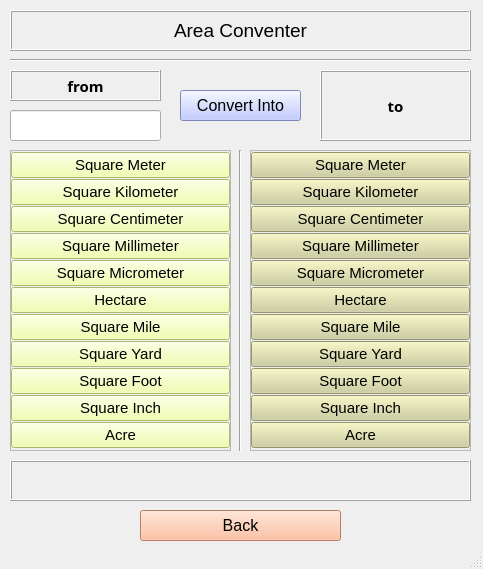
<?xml version="1.0" encoding="UTF-8"?>
<ui version="4.0">
 <class>Area_window</class>
 <widget class="QMainWindow" name="Area_window">
  <property name="geometry">
   <rect>
    <x>0</x>
    <y>0</y>
    <width>483</width>
    <height>569</height>
   </rect>
  </property>
  <property name="windowTitle">
   <string>MainWindow</string>
  </property>
  <widget class="QWidget" name="centralwidget">
   <widget class="QLabel" name="area_label">
    <property name="geometry">
     <rect>
      <x>10</x>
      <y>10</y>
      <width>461</width>
      <height>41</height>
     </rect>
    </property>
    <property name="font">
     <font>
      <pointsize>14</pointsize>
     </font>
    </property>
    <property name="frameShape">
     <enum>QFrame::Box</enum>
    </property>
    <property name="frameShadow">
     <enum>QFrame::Raised</enum>
    </property>
    <property name="text">
     <string>Area Conventer</string>
    </property>
    <property name="alignment">
     <set>Qt::AlignCenter</set>
    </property>
   </widget>
   <widget class="QLabel" name="from_label">
    <property name="geometry">
     <rect>
      <x>10</x>
      <y>70</y>
      <width>151</width>
      <height>31</height>
     </rect>
    </property>
    <property name="font">
     <font>
      <family>Microsoft Tai Le</family>
      <pointsize>11</pointsize>
      <weight>75</weight>
      <bold>true</bold>
     </font>
    </property>
    <property name="frameShape">
     <enum>QFrame::Box</enum>
    </property>
    <property name="frameShadow">
     <enum>QFrame::Raised</enum>
    </property>
    <property name="text">
     <string>from</string>
    </property>
    <property name="alignment">
     <set>Qt::AlignCenter</set>
    </property>
    <property name="wordWrap">
     <bool>true</bool>
    </property>
   </widget>
   <widget class="QLabel" name="to_label">
    <property name="geometry">
     <rect>
      <x>320</x>
      <y>70</y>
      <width>151</width>
      <height>71</height>
     </rect>
    </property>
    <property name="font">
     <font>
      <family>Microsoft Tai Le</family>
      <pointsize>11</pointsize>
      <weight>75</weight>
      <bold>true</bold>
     </font>
    </property>
    <property name="frameShape">
     <enum>QFrame::Box</enum>
    </property>
    <property name="frameShadow">
     <enum>QFrame::Raised</enum>
    </property>
    <property name="text">
     <string>to</string>
    </property>
    <property name="alignment">
     <set>Qt::AlignCenter</set>
    </property>
    <property name="wordWrap">
     <bool>true</bool>
    </property>
   </widget>
   <widget class="QPushButton" name="convert_button">
    <property name="geometry">
     <rect>
      <x>180</x>
      <y>90</y>
      <width>121</width>
      <height>31</height>
     </rect>
    </property>
    <property name="font">
     <font>
      <pointsize>12</pointsize>
     </font>
    </property>
    <property name="styleSheet">
     <string notr="true">background-color: rgb(176, 187, 255);</string>
    </property>
    <property name="text">
     <string>Convert Into</string>
    </property>
   </widget>
   <widget class="Line" name="line_1">
    <property name="geometry">
     <rect>
      <x>10</x>
      <y>50</y>
      <width>461</width>
      <height>21</height>
     </rect>
    </property>
    <property name="orientation">
     <enum>Qt::Horizontal</enum>
    </property>
   </widget>
   <widget class="Line" name="line_2">
    <property name="geometry">
     <rect>
      <x>230</x>
      <y>150</y>
      <width>20</width>
      <height>301</height>
     </rect>
    </property>
    <property name="orientation">
     <enum>Qt::Vertical</enum>
    </property>
   </widget>
   <widget class="QLineEdit" name="value_line">
    <property name="geometry">
     <rect>
      <x>10</x>
      <y>110</y>
      <width>151</width>
      <height>31</height>
     </rect>
    </property>
    <property name="font">
     <font>
      <pointsize>11</pointsize>
     </font>
    </property>
    <property name="alignment">
     <set>Qt::AlignCenter</set>
    </property>
   </widget>
   <widget class="QLabel" name="answer_label">
    <property name="geometry">
     <rect>
      <x>10</x>
      <y>460</y>
      <width>461</width>
      <height>41</height>
     </rect>
    </property>
    <property name="font">
     <font>
      <pointsize>11</pointsize>
     </font>
    </property>
    <property name="frameShape">
     <enum>QFrame::Box</enum>
    </property>
    <property name="frameShadow">
     <enum>QFrame::Raised</enum>
    </property>
    <property name="text">
     <string/>
    </property>
    <property name="alignment">
     <set>Qt::AlignCenter</set>
    </property>
    <property name="wordWrap">
     <bool>true</bool>
    </property>
   </widget>
   <widget class="QPushButton" name="back_button">
    <property name="geometry">
     <rect>
      <x>140</x>
      <y>510</y>
      <width>201</width>
      <height>31</height>
     </rect>
    </property>
    <property name="font">
     <font>
      <pointsize>12</pointsize>
     </font>
    </property>
    <property name="styleSheet">
     <string notr="true">background-color: rgb(255, 177, 138);</string>
    </property>
    <property name="text">
     <string>Back</string>
    </property>
   </widget>
   <widget class="QFrame" name="frame_1">
    <property name="geometry">
     <rect>
      <x>10</x>
      <y>150</y>
      <width>221</width>
      <height>301</height>
     </rect>
    </property>
    <property name="frameShape">
     <enum>QFrame::StyledPanel</enum>
    </property>
    <property name="frameShadow">
     <enum>QFrame::Raised</enum>
    </property>
    <layout class="QVBoxLayout" name="verticalLayout">
     <property name="spacing">
      <number>0</number>
     </property>
     <property name="leftMargin">
      <number>0</number>
     </property>
     <property name="topMargin">
      <number>0</number>
     </property>
     <property name="rightMargin">
      <number>0</number>
     </property>
     <property name="bottomMargin">
      <number>0</number>
     </property>
     <item>
      <widget class="QPushButton" name="meter_button">
       <property name="font">
        <font>
         <pointsize>11</pointsize>
        </font>
       </property>
       <property name="styleSheet">
        <string notr="true">background-color: rgb(239, 255, 155);</string>
       </property>
       <property name="text">
        <string>Square Meter</string>
       </property>
      </widget>
     </item>
     <item>
      <widget class="QPushButton" name="km_button">
       <property name="font">
        <font>
         <pointsize>11</pointsize>
        </font>
       </property>
       <property name="styleSheet">
        <string notr="true">background-color: rgb(239, 255, 155);</string>
       </property>
       <property name="text">
        <string>Square Kilometer</string>
       </property>
      </widget>
     </item>
     <item>
      <widget class="QPushButton" name="cm_button">
       <property name="font">
        <font>
         <pointsize>11</pointsize>
        </font>
       </property>
       <property name="styleSheet">
        <string notr="true">background-color: rgb(239, 255, 155);</string>
       </property>
       <property name="text">
        <string>Square Centimeter</string>
       </property>
      </widget>
     </item>
     <item>
      <widget class="QPushButton" name="mili_button">
       <property name="font">
        <font>
         <pointsize>11</pointsize>
        </font>
       </property>
       <property name="styleSheet">
        <string notr="true">background-color: rgb(239, 255, 155);</string>
       </property>
       <property name="text">
        <string>Square Millimeter</string>
       </property>
      </widget>
     </item>
     <item>
      <widget class="QPushButton" name="micro_button">
       <property name="font">
        <font>
         <pointsize>11</pointsize>
        </font>
       </property>
       <property name="styleSheet">
        <string notr="true">background-color: rgb(239, 255, 155);</string>
       </property>
       <property name="text">
        <string>Square Micrometer</string>
       </property>
      </widget>
     </item>
     <item>
      <widget class="QPushButton" name="hect_button">
       <property name="font">
        <font>
         <pointsize>11</pointsize>
        </font>
       </property>
       <property name="styleSheet">
        <string notr="true">background-color: rgb(239, 255, 155);</string>
       </property>
       <property name="text">
        <string>Hectare</string>
       </property>
      </widget>
     </item>
     <item>
      <widget class="QPushButton" name="mile_button">
       <property name="font">
        <font>
         <pointsize>11</pointsize>
        </font>
       </property>
       <property name="styleSheet">
        <string notr="true">background-color: rgb(239, 255, 155);</string>
       </property>
       <property name="text">
        <string>Square Mile</string>
       </property>
      </widget>
     </item>
     <item>
      <widget class="QPushButton" name="yard_button">
       <property name="font">
        <font>
         <pointsize>11</pointsize>
        </font>
       </property>
       <property name="styleSheet">
        <string notr="true">background-color: rgb(239, 255, 155);</string>
       </property>
       <property name="text">
        <string>Square Yard</string>
       </property>
      </widget>
     </item>
     <item>
      <widget class="QPushButton" name="foot_button">
       <property name="font">
        <font>
         <pointsize>11</pointsize>
        </font>
       </property>
       <property name="styleSheet">
        <string notr="true">background-color: rgb(239, 255, 155);</string>
       </property>
       <property name="text">
        <string>Square Foot</string>
       </property>
      </widget>
     </item>
     <item>
      <widget class="QPushButton" name="inch_button">
       <property name="font">
        <font>
         <pointsize>11</pointsize>
        </font>
       </property>
       <property name="styleSheet">
        <string notr="true">background-color: rgb(239, 255, 155);</string>
       </property>
       <property name="text">
        <string>Square Inch</string>
       </property>
      </widget>
     </item>
     <item>
      <widget class="QPushButton" name="acre_button">
       <property name="font">
        <font>
         <pointsize>11</pointsize>
        </font>
       </property>
       <property name="styleSheet">
        <string notr="true">background-color: rgb(239, 255, 155);</string>
       </property>
       <property name="text">
        <string>Acre</string>
       </property>
      </widget>
     </item>
    </layout>
   </widget>
   <widget class="QFrame" name="frame_2">
    <property name="geometry">
     <rect>
      <x>250</x>
      <y>150</y>
      <width>221</width>
      <height>301</height>
     </rect>
    </property>
    <property name="frameShape">
     <enum>QFrame::StyledPanel</enum>
    </property>
    <property name="frameShadow">
     <enum>QFrame::Raised</enum>
    </property>
    <layout class="QVBoxLayout" name="verticalLayout_2">
     <property name="spacing">
      <number>0</number>
     </property>
     <property name="leftMargin">
      <number>0</number>
     </property>
     <property name="topMargin">
      <number>0</number>
     </property>
     <property name="rightMargin">
      <number>0</number>
     </property>
     <property name="bottomMargin">
      <number>0</number>
     </property>
     <item>
      <widget class="QPushButton" name="meter_button_2">
       <property name="font">
        <font>
         <pointsize>11</pointsize>
        </font>
       </property>
       <property name="styleSheet">
        <string notr="true">background-color: rgb(206, 206, 154);</string>
       </property>
       <property name="text">
        <string>Square Meter</string>
       </property>
      </widget>
     </item>
     <item>
      <widget class="QPushButton" name="km_button_2">
       <property name="font">
        <font>
         <pointsize>11</pointsize>
        </font>
       </property>
       <property name="styleSheet">
        <string notr="true">background-color: rgb(206, 206, 154);</string>
       </property>
       <property name="text">
        <string>Square Kilometer</string>
       </property>
      </widget>
     </item>
     <item>
      <widget class="QPushButton" name="cm_button_2">
       <property name="font">
        <font>
         <pointsize>11</pointsize>
        </font>
       </property>
       <property name="styleSheet">
        <string notr="true">background-color: rgb(206, 206, 154);
</string>
       </property>
       <property name="text">
        <string>Square Centimeter</string>
       </property>
      </widget>
     </item>
     <item>
      <widget class="QPushButton" name="mili_button_2">
       <property name="font">
        <font>
         <pointsize>11</pointsize>
        </font>
       </property>
       <property name="styleSheet">
        <string notr="true">background-color: rgb(206, 206, 154);</string>
       </property>
       <property name="text">
        <string>Square Millimeter</string>
       </property>
      </widget>
     </item>
     <item>
      <widget class="QPushButton" name="micro_button_2">
       <property name="font">
        <font>
         <pointsize>11</pointsize>
        </font>
       </property>
       <property name="styleSheet">
        <string notr="true">background-color: rgb(206, 206, 154);</string>
       </property>
       <property name="text">
        <string>Square Micrometer</string>
       </property>
      </widget>
     </item>
     <item>
      <widget class="QPushButton" name="hect_button_2">
       <property name="font">
        <font>
         <pointsize>11</pointsize>
        </font>
       </property>
       <property name="styleSheet">
        <string notr="true">background-color: rgb(206, 206, 154);</string>
       </property>
       <property name="text">
        <string>Hectare</string>
       </property>
      </widget>
     </item>
     <item>
      <widget class="QPushButton" name="mile_button_2">
       <property name="font">
        <font>
         <pointsize>11</pointsize>
        </font>
       </property>
       <property name="styleSheet">
        <string notr="true">background-color: rgb(206, 206, 154);</string>
       </property>
       <property name="text">
        <string>Square Mile</string>
       </property>
      </widget>
     </item>
     <item>
      <widget class="QPushButton" name="yard_button_2">
       <property name="font">
        <font>
         <pointsize>11</pointsize>
        </font>
       </property>
       <property name="styleSheet">
        <string notr="true">background-color: rgb(206, 206, 154);</string>
       </property>
       <property name="text">
        <string>Square Yard</string>
       </property>
      </widget>
     </item>
     <item>
      <widget class="QPushButton" name="foot_button_2">
       <property name="font">
        <font>
         <pointsize>11</pointsize>
        </font>
       </property>
       <property name="styleSheet">
        <string notr="true">background-color: rgb(206, 206, 154);</string>
       </property>
       <property name="text">
        <string>Square Foot</string>
       </property>
      </widget>
     </item>
     <item>
      <widget class="QPushButton" name="inch_button_2">
       <property name="font">
        <font>
         <pointsize>11</pointsize>
        </font>
       </property>
       <property name="styleSheet">
        <string notr="true">background-color: rgb(206, 206, 154);</string>
       </property>
       <property name="text">
        <string>Square Inch</string>
       </property>
      </widget>
     </item>
     <item>
      <widget class="QPushButton" name="acre_button_2">
       <property name="font">
        <font>
         <pointsize>11</pointsize>
        </font>
       </property>
       <property name="styleSheet">
        <string notr="true">background-color: rgb(206, 206, 154);</string>
       </property>
       <property name="text">
        <string>Acre</string>
       </property>
      </widget>
     </item>
    </layout>
   </widget>
  </widget>
  <widget class="QStatusBar" name="statusbar"/>
 </widget>
 <resources/>
 <connections/>
</ui>
